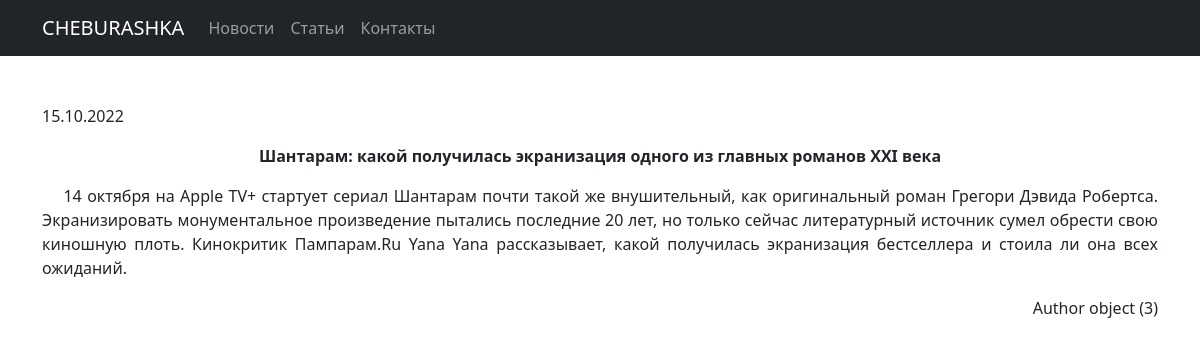
Screenshot of /cheburashka/5 with the database file from the repository.
### news/models.py (models this page shows, shortened)
class Post(models.Model):
    time_in = models.DateTimeField(auto_now_add=True)
    article_or_news = models.CharField(max_length=8, choices = PUBLICATION, default = news)
    title = models.CharField(max_length=100)
    text = models.TextField()
    rating = models.IntegerField(default = 0)
    author = models.ForeignKey('Author', on_delete=models.CASCADE)  #связь «один ко многим» с моделью Author
    categories = models.ManyToManyField('Category', through = 'PostCategory')  #связь «многие ко многим» с моделью Category
    @property
    def rating_post(self):
        return self.rating

class Author(models.Model):
    name_author = models.OneToOneField(User, on_delete=models.CASCADE)  #cвязь «один к одному» с встроенной моделью User
    rating = models.IntegerField(default = 0)

### news/views.py (the view)
# urls.py: path('<int:pk>', PostDetail.as_view(), name='post_detail'),
class PostDetail(DetailView):          #ПРЕДСТАВЛЕНИЕ Создаем свой класс, который наследуется от DetailView (для отображения одного экземпляра таблицы из БД)
    model = Post
    template_name = 'post.html'
    context_object_name = 'post'

### templates/post.html (shortened to what this page needs)
{% extends 'flatpages/default.html' %}
{% block content %}
<p style="text-align: left;">{{ post.time_in|date:'d.m.Y' }}</p>
<p style="text-align: center;"><strong>{{ post.title }}</strong></p>
<p style="text-align: justify;">&nbsp; &nbsp; {{ post.text }}</p>
<p style="text-align: right;">{{ post.author }}</p>
{% endblock content %}

### rows the page displays
Post: time_in "15.10.2022", title "Шантарам: какой получилась экранизация одного из главных романов XXI века", text "14 октября на Apple TV+ стартует сериал Шантарам почти такой же внушительный, как оригинальный роман Грегори Дэвида Робертса. Экранизировать монументальное произведение пытались последние 20 лет, но только сейчас литературный источник сумел обрести свою киношную плоть. Кинокритик Пампарам.Ru Yana Yana рассказывает, какой получилась экранизация бестселлера и стоила ли она всех ожиданий.", author "Author object (3)"
